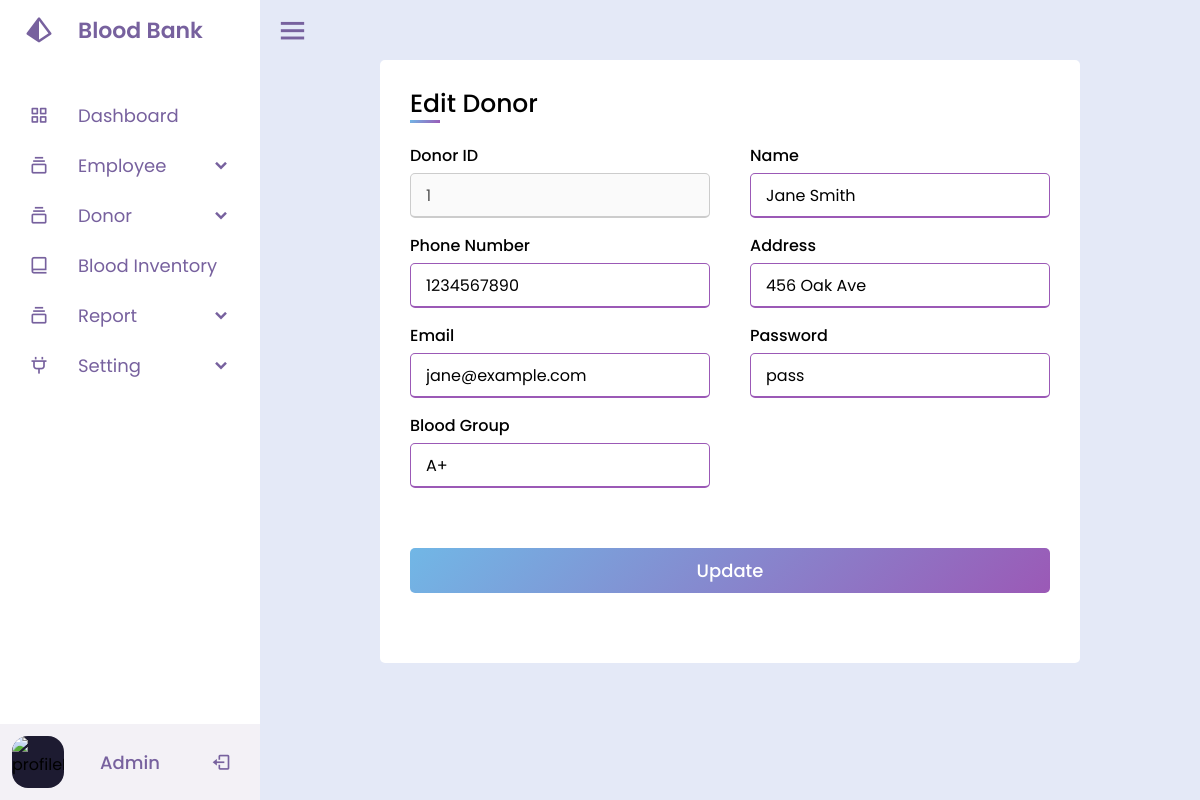
Page /Admin/editdonor.php?did=1 on the committed database.
### tables this page shows
CREATE TABLE IF NOT EXISTS `donor` (
  `D_ID` int NOT NULL,
  `D_name` varchar(20) NOT NULL,
  `D_cno` int NOT NULL,
  `D_pass` varchar(32) NOT NULL,
  `D_add` varchar(30) NOT NULL,
  `bloodtype` varchar(10) NOT NULL,
  `D_email` varchar(32) NOT NULL,
  `Dbdate` date NOT NULL,
  PRIMARY KEY (`D_ID`)
);

### Admin/editdonor.php (the view, shortened to what this page needs)
<?php
include('connect.php');
$mail = $_GET['did'];
include('start.php');
?>
<head> <link rel="stylesheet" href="CSS/form.css"> </head>
<div class="formcontainer">
    <div class="container">
        <div class="title">Edit Donor</div>
        <?php
        $query = "select * from donor where D_id = '$mail'";
        $cmd = mysqli_query($con, $query);
        while ($row = mysqli_fetch_array($cmd)) {
            $did = $row['D_ID'];
            $name = $row['D_name'];
            $d_cno = $row['D_cno'];
            $add = $row['D_add'];
            $pass = $row['D_pass'];
            $bg = $row['bloodtype'];
            $Email = $row['D_email'];
        ?>
        <form method="post">
            <div class="user__details">
                <div class="input__box">
                    <span class="details">Donor ID</span>
                    <input type="text" name="id" value="<?php echo $did; ?>" disabled>
                </div>
                <div class="input__box">
                    <span class="details">Name</span>
                    <input type="text" name="name" value="<?php echo $name; ?>">
                </div>
                <div class="input__box">
                    <span class="details">Phone Number</span>
                    <input type="tel" name="cno" value="<?php echo $d_cno; ?>">
                </div>
                <div class="input__box">
                    <span class="details">Address</span>
                    <input type="text" name="address" value="<?php echo $add; ?>">
                </div>
                <div class="input__box">
                    <span class="details">Email</span>
                    <input type="email" name="email" value="<?php echo $Email; ?>">
                </div>
                <div class="input__box">
                    <span class="details">Password</span>
                    <input type="text" name="pass" value="<?php echo $pass; ?>">
                </div>
                <div class="input__box">
                    <span class="details">Blood Group</span>
                    <input type="text" name="bg" value="<?php echo $bg; ?>">
                </div>
            </div>
            <div class="button">
                <input type="submit" name="Update" value="Update">
            </div>
        </form>
        </div>
</div>
<?php
}
include('end.php');
?>

### Admin/CSS/sidebar.css (style rules this page uses)
* { margin: 0; padding: 0; box-sizing: border-box; font-family: "Poppins", sans-serif; }

### Admin/CSS/form.css (style rules this page uses)
* { margin: 0; padding: 0; box-sizing: border-box; font-family: "Poppins", sans-serif; }
:root { --main-blue: #71b7e6; --main-purple: #9b59b6; --main-grey: #ccc; --sub-grey: #d9d9d9; }
.formcontainer { justify-content: center; align-items: center; display:flex; }
.container { max-width: 700px; width: 100%; background: #fff; padding: 25px 30px; border-radius: 5px; }
.container .title { font-size: 25px; font-weight: 500; position: relative; }
.container .title::before { content: ""; position: absolute; height: 3.5px; width: 30px; background: linear-gradient(135deg, var(--main-blue), var(--main-purple)); left: 0; bottom: 0; }
.container form .user__details { display: flex; flex-wrap: wrap; justify-content: space-between; margin: 20px 0 12px 0; }
form .user__details .input__box { width: calc(100% / 2 - 20px); margin-bottom: 15px; }
.user__details .input__box .details { font-weight: 500; margin-bottom: 5px; display: block; }
.user__details .input__box input { height: 45px; width: 100%; outline: none; border-radius: 5px; border: 1px solid var(--main-grey); padding-left: 15px; font-size: 16px; border-bottom-width: 2px; transition: all 0.3s ease; }
.user__details .input__box input:focus, .user__details .input__box input:valid { border-color: var(--main-purple); }
form .button { height: 45px; margin: 45px 0; }
form .button input { height: 100%; width: 100%; outline: none; color: #fff; border: none; font-size: 18px; font-weight: 500; border-radius: 5px; background: linear-gradient(135deg, var(--main-blue), var(--main-purple)); transition: all 0.3s ease; }

### rows in the picture
donor: id "1", name "Jane Smith", cno "1234567890", address "456 Oak Ave", email "jane@example.com", pass "pass", bg "A+"
